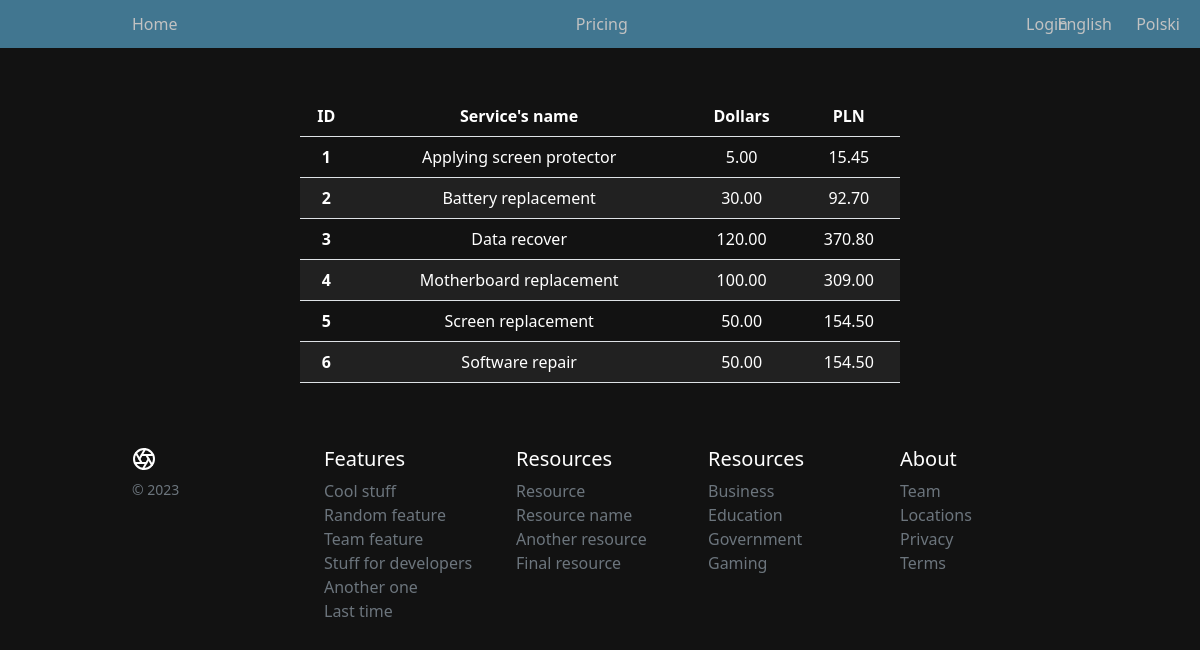
Page /en/record/pricing/ on the committed database.
### record/models.py (models this page shows, shortened)
class Service(models.Model):
    id = models.AutoField(primary_key=True, unique=True, blank=False, null=False)
    name = models.CharField(max_length=50, blank=False, null=False)
    price = models.DecimalField(max_digits=7, decimal_places=2)
    class Meta:
        verbose_name_plural = "Service"
    def pln(self):
        return round(self.price * Decimal(3.09), 2)

### record/views.py (the view)
# urls.py: path("pricing/", views.pricing, name="pricing"),
def pricing(request):
    services = Service.objects.all().order_by('name')
    return render(request, 'record/pricing.html', {'services': services})

### record/templates/record/pricing.html (shortened to what this page needs)
{% extends 'base.html' %}
{%load static %}
{% block css_styles %}
<link rel="stylesheet" href="{% static 'record/main_page_styles.css' %}">
<link rel="stylesheet" href="{% static 'record/pricing.css' %}">
{% endblock css_styles %}
{% block content %}
{% include 'record/includes/header.html' %}
<div class="d-flex justify-content-center align-items-center mb-14" style="margin-top: 3rem;">
    <table class="table w-50 text-center">
        <thead>
            <tr>
              <th scope="col-6">ID</th>
              <th scope="col-6">Service's name</th>
              <th scope="col-6">Dollars</th>
              <th scope="col-6">PLN</th>
            </tr>
          </thead>
          <tbody>
            {% for service in services %}
                <tr>
                    <th scope="row">{{ forloop.counter }}</th>
                    <td>{{ service.name }}</td>
                    <td>{{ service.price }}</td>
                    <td>{{ service.pln }}</td>
              </tr>
            {% endfor %}
          </tbody>
    </table>
</div>
{% include 'record/includes/footer.html' %}
{% endblock content%}

### static/base.css (style rules this page uses)
body { background-color: #121212; color: #bbbbbb; }

### record/static/record/pricing.css (style rules this page uses)
tr:nth-child(2n) { background: #212121; }

### record/templates/record/includes/footer.html (style rules this page uses)
* { color: white; }

### rows in the picture
Service: name "Applying screen protector", price "5.00", pln "15.45"
Service: name "Battery replacement", price "30.00", pln "92.70"
Service: name "Data recover", price "120.00", pln "370.80"
Service: name "Motherboard replacement", price "100.00", pln "309.00"
Service: name "Screen replacement", price "50.00", pln "154.50"
Service: name "Software repair", price "50.00", pln "154.50"

### other values in the picture
{{ language.name_local|title }} "English" "Polski"
